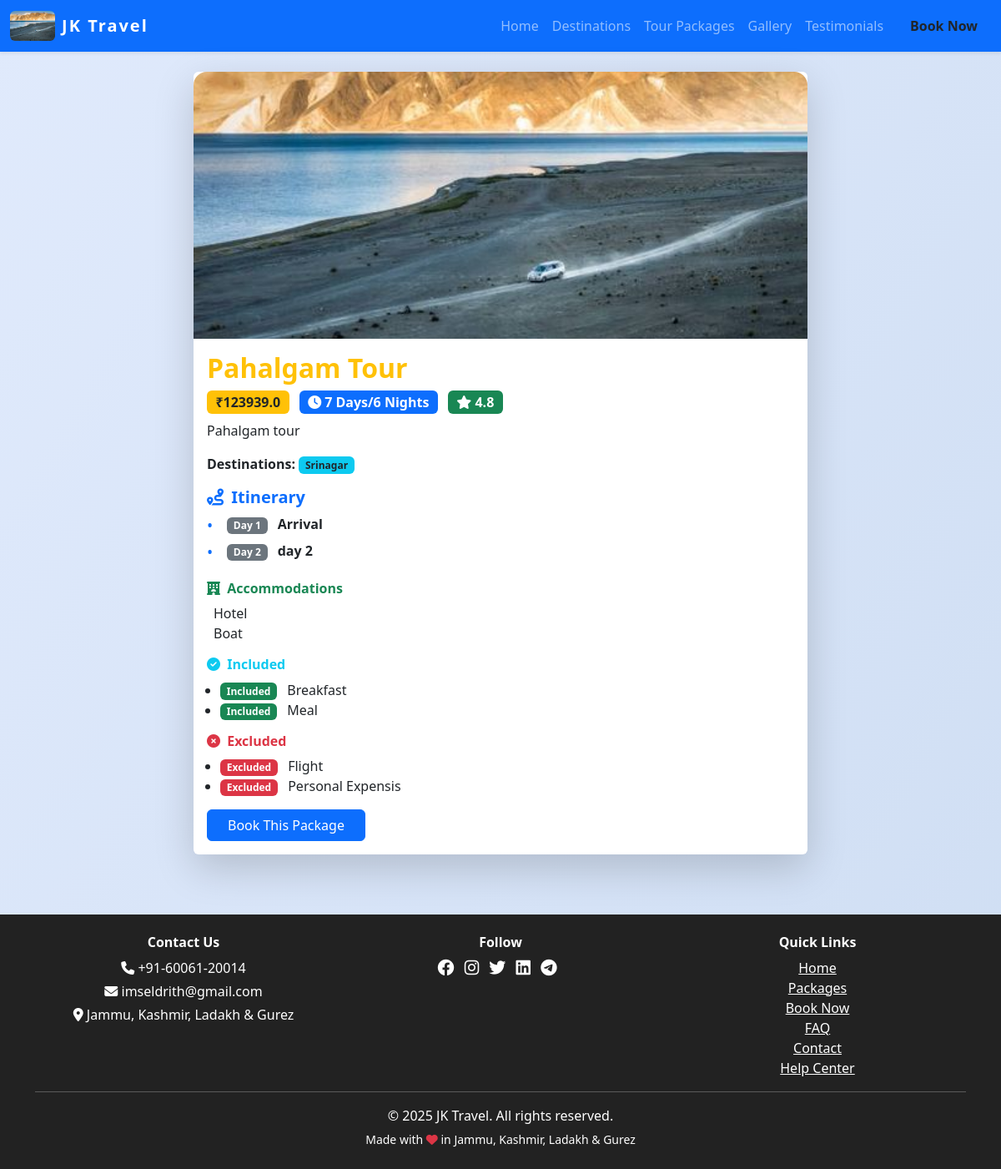
/packages/2, run on the app's committed database.
### models.py (models this page shows, shortened)
class SiteSettings(db.Model):
    id = db.Column(db.Integer, primary_key=True)
    site_name = db.Column(db.String(120), default='JKLG Travel')
    site_title = db.Column(db.String(200), default='JKLG Travel - Explore Jammu, Kashmir, Ladakh & Gurez')
    logo = db.Column(db.String(200))
    phone = db.Column(db.String(30), default='+91-12345-67890')
    email = db.Column(db.String(120), default='info@jklgtravel.com')
    address = db.Column(db.String(200), default='Jammu, Kashmir, Ladakh & Gurez')
    facebook = db.Column(db.String(120))  # Username only
    instagram = db.Column(db.String(120))  # Username only
    twitter = db.Column(db.String(120))  # Username only
    linkedin = db.Column(db.String(120))  # Username only
    youtube = db.Column(db.String(120))  # Channel/user ID only
    whatsapp = db.Column(db.String(30))  # Number only
    telegram = db.Column(db.String(120))  # Username only
    meta_description = db.Column(db.String(300))
    about = db.Column(db.Text)
    google_analytics_id = db.Column(db.String(32))
    show_facebook = db.Column(db.Boolean, default=True)
    show_instagram = db.Column(db.Boolean, default=True)
    show_twitter = db.Column(db.Boolean, default=True)
    show_linkedin = db.Column(db.Boolean, default=True)
    show_youtube = db.Column(db.Boolean, default=True)
    show_whatsapp = db.Column(db.Boolean, default=True)
    show_telegram = db.Column(db.Boolean, default=True)
    hero_title = db.Column(db.String(200), default='Discover Jammu, Kashmir, Ladakh & Gurez')
    hero_subtitle = db.Column(db.String(300), default='Unforgettable journeys, breathtaking landscapes, and curated experiences await you.')
    hero_bg_image = db.Column(db.String(200), default='hero_default.jpg')  # New field for background image
    hero_slides = db.Column(db.Text)  # JSON: [{"title":..., "subtitle":..., "image":..., "animation_title":..., "animation_subtitle":...}, ...]
    hero_slide_interval = db.Column(db.Integer, default=5)  # Interval in seconds for hero carousel

class TourPackage(db.Model):
    id = db.Column(db.Integer, primary_key=True)
    title = db.Column(db.String(120), nullable=False)
    description = db.Column(db.Text, nullable=False)
    price = db.Column(db.Float, nullable=False)
    duration = db.Column(db.String(50), nullable=False)
    image = db.Column(db.String(200))  # Add image field for upload
    places = db.relationship('Place', secondary='package_places', backref='packages')
    itinerary = db.Column(db.Text)
    accommodations = db.Column(db.Text)
    included = db.Column(db.Text)
    excluded = db.Column(db.Text)
    custom_destinations = db.Column(db.String(500))  # New field for manual destinations
    published = db.Column(db.Boolean, default=False)  # New field for published status

class Place(db.Model):
    id = db.Column(db.Integer, primary_key=True)
    name = db.Column(db.String(120), nullable=False)
    description = db.Column(db.Text, nullable=False)
    region = db.Column(db.String(50), nullable=False)  # Jammu, Kashmir, Ladakh, Gurez
    image = db.Column(db.String(200))
    featured_home = db.Column(db.Boolean, default=False)  # Show on homepage
    featured_order = db.Column(db.Integer, default=0)     # Order on homepage

class ItineraryDay(db.Model):
    id = db.Column(db.Integer, primary_key=True)
    package_id = db.Column(db.Integer, db.ForeignKey('tour_package.id'), nullable=False)
    day_number = db.Column(db.Integer, nullable=False)
    title = db.Column(db.String(120), nullable=False)
    description = db.Column(db.Text, nullable=True)
    package = db.relationship('TourPackage', backref=db.backref('itinerary_days', cascade='all, delete-orphan', order_by='ItineraryDay.day_number'))

### views.py (the view)
@main.route('/packages/<int:package_id>')
def package_detail(package_id):
    package = TourPackage.query.get_or_404(package_id)
    itinerary_days = ItineraryDay.query.filter_by(package_id=package.id).order_by(ItineraryDay.day_number).all()
    return render_template('package_detail.html', package=package, itinerary_days=itinerary_days)

### views.py (called while the page is built)
@main.context_processor
def inject_site_settings():
    settings = SiteSettings.query.first()
    return dict(site_settings=settings)

### templates/package_detail.html (shortened to what this page needs)
{% extends 'base.html' %}
{% block content %}
<div class="row justify-content-center">
  <div class="col-md-8">
    <div class="card shadow-lg border-0 mb-4">
      <img src="{{ url_for('static', filename='packages/' + package.image) if package.image else 'https://via.placeholder.com/600x400?text=Package' }}" class="card-img-top" alt="{{ package.title }}" style="height:320px; object-fit:cover; border-radius:1rem 1rem 0 0;">
      <div class="card-body">
        <h2 class="card-title text-warning fw-bold mb-2">{{ package.title }}</h2>
        <div class="mb-2">
          <span class="badge bg-warning text-dark fs-6 me-2">₹{{ package.price }}</span>
          <span class="badge bg-primary fs-6 me-2"><i class="fa fa-clock me-1"></i>{{ package.duration }}</span>
          <span class="badge bg-success fs-6"><i class="fa fa-star"></i> {{ package.rating if package.rating else '4.8' }}</span>
        </div>
        <p class="card-text mb-3">{{ package.description }}</p>
        <div class="mb-3">
          <b>Destinations:</b>
          {% for place in package.places %}
            <span class="badge bg-info text-dark">{{ place.name }}</span>
          {% endfor %}
        </div>
        {% if itinerary_days|length > 0 %}
        <div class="mb-4">
          <h5 class="fw-bold text-primary"><i class="fa fa-route me-1"></i> Itinerary</h5>
          <ul class="timeline list-unstyled">
            {% for day in itinerary_days %}
              <li class="mb-2">
                <span class="badge bg-secondary me-2">Day {{ day.day_number }}</span>
                <b>{{ day.title }}</b><br>
              </li>
            {% endfor %}
          </ul>
        </div>
        {% endif %}
        {% if package.accommodations %}
        <div class="mb-3">
          <h6 class="fw-bold text-success"><i class="fa fa-hotel me-1"></i> Accommodations</h6>
          <div class="ps-2">{{ package.accommodations|replace('\n', '<br>')|safe }}</div>
        </div>
        {% endif %}
        {% if package.included %}
        <div class="mb-3">
          <h6 class="fw-bold text-info"><i class="fa fa-check-circle me-1"></i> Included</h6>
          <ul class="ps-3">
            {% for item in package.included.split('\n') if item.strip() %}
              <li><span class="badge bg-success me-2">Included</span> {{ item }}</li>
            {% endfor %}
          </ul>
        </div>
        {% endif %}
        {% if package.excluded %}
        <div class="mb-3">
          <h6 class="fw-bold text-danger"><i class="fa fa-times-circle me-1"></i> Excluded</h6>
          <ul class="ps-3">
            {% for item in package.excluded.split('\n') if item.strip() %}
              <li><span class="badge bg-danger me-2">Excluded</span> {{ item }}</li>
            {% endfor %}
          </ul>
        </div>
        {% endif %}
        <a href="/book?package={{ package.title|urlencode }}" class="btn btn-primary px-4">Book This Package</a>
      </div>
    </div>
  </div>
</div>
{% endblock %}

### templates/base.html (shortened to what this page needs)
<!DOCTYPE html>
<html lang="en">
<head>
    <link rel="stylesheet" href="https://cdn.jsdelivr.net/npm/bootstrap@5.3.0/dist/css/bootstrap.min.css">
    <link rel="stylesheet" href="https://cdnjs.cloudflare.com/ajax/libs/font-awesome/6.4.0/css/all.min.css">
</head>
<body>
    <nav class="navbar navbar-expand-lg navbar-dark bg-primary shadow-sm">
        <div class="container-fluid">
            <a class="navbar-brand d-flex align-items-center gap-2" href="/">
                {% if site_settings and site_settings.logo %}
                    <img src="{{ url_for('static', filename='uploads/' ~ site_settings.logo) }}" alt="Logo" style="height:36px; width:auto; border-radius:6px;">
                {% else %}
                    <i class="fa fa-mountain-sun fa-lg"></i>
                {% endif %}
                {{ site_settings.site_name if site_settings and site_settings.site_name else 'JKLG Travel' }}
            </a>
            <div class="collapse navbar-collapse" id="navbarNav">
                <ul class="navbar-nav ms-auto">
                    <li class="nav-item"><a class="nav-link" href="/">Home</a></li>
                    <li class="nav-item"><a class="nav-link" href="/places">Destinations</a></li>
                    <li class="nav-item"><a class="nav-link" href="/packages">Tour Packages</a></li>
                    <li class="nav-item"><a class="nav-link" href="/gallery">Gallery</a></li>
                    <li class="nav-item"><a class="nav-link" href="/testimonials">Testimonials</a></li>
                    <li class="nav-item"><a class="nav-link btn btn-warning text-dark ms-2 px-3 fw-bold" href="/book">Book Now</a></li>
                </ul>
            </div>
        </div>
    </nav>
    <div class="container mt-4">
        {% block content %}{% endblock %}
    </div>
    <footer class="footer text-center mt-5">
        <div class="container">
            <div class="row mb-2">
                <div class="col-md-4 mb-2 mb-md-0">
                    <h6 class="fw-bold">Contact Us</h6>
                    <p class="mb-1"><i class="fa fa-phone"></i> {{ site_settings.phone if site_settings and site_settings.phone else '+91-12345-67890' }}</p>
                    <p class="mb-1"><i class="fa fa-envelope"></i> {{ site_settings.email if site_settings and site_settings.email else 'info@jklgtravel.com' }}</p>
                    <p class="mb-1"><i class="fa fa-map-marker-alt"></i> {{ site_settings.address if site_settings and site_settings.address else 'Jammu, Kashmir, Ladakh & Gurez' }}</p>
                </div>
                <div class="col-md-4 mb-2 mb-md-0">
                    <h6 class="fw-bold">Follow</h6>
                    {% if site_settings and site_settings.facebook and site_settings.show_facebook %}
                        <a href="https://facebook.com/{{ site_settings.facebook }}" class="me-2 text-white"><i class="fab fa-facebook fa-lg"></i></a>
                    {% endif %}
                    {% if site_settings and site_settings.instagram and site_settings.show_instagram %}
                        <a href="https://instagram.com/{{ site_settings.instagram }}" class="me-2 text-white"><i class="fab fa-instagram fa-lg"></i></a>
                    {% endif %}
                    {% if site_settings and site_settings.twitter and site_settings.show_twitter %}
                        <a href="https://x.com/{{ site_settings.twitter }}" class="me-2 text-white"><i class="fab fa-twitter fa-lg"></i></a>
                    {% endif %}
                    {% if site_settings and site_settings.linkedin and site_settings.show_linkedin %}
                        <a href="https://linkedin.com/in/{{ site_settings.linkedin }}" class="me-2 text-white"><i class="fab fa-linkedin fa-lg"></i></a>
                    {% endif %}
                    {% if site_settings and site_settings.telegram and site_settings.show_telegram %}
                        <a href="https://t.me/{{ site_settings.telegram }}" class="me-2 text-white"><i class="fab fa-telegram fa-lg"></i></a>
                    {% endif %}
                </div>
                <div class="col-md-4">
                    <h6 class="fw-bold">Quick Links</h6>
                    <a href="/" class="d-block text-white">Home</a>
                    <a href="/packages" class="d-block text-white">Packages</a>
                    <a href="/book" class="d-block text-white">Book Now</a>
                    <a href="/faq" class="d-block text-white">FAQ</a>
                    <a href="/contact" class="d-block text-white">Contact</a>
                    <a href="/help" class="d-block text-white">Help Center</a>
                </div>
            </div>
            <hr class="bg-light">
            <p class="mb-1">&copy; {{ 2025 }} {{ site_settings.site_name if site_settings and site_settings.site_name else 'JKLG Travel Agency' }}. All rights reserved.</p>
            <small>Made with <i class="fa fa-heart text-danger"></i> in Jammu, Kashmir, Ladakh & Gurez</small>
        </div>
    </footer>
</body>
</html>

### templates/base.html (style rules this page uses)
body { background: linear-gradient(120deg, #e0eafc, #cfdef3 100%); min-height: 100vh; }
.navbar-brand { font-weight: bold; letter-spacing: 2px; }
.card { box-shadow: 0 2px 12px rgba(0,0,0,0.07); border: none; }
.footer { background: #222; color: #fff; padding: 24px 0; margin-top: 48px; }
.footer a { color: #fff; text-decoration: underline; }

### templates/package_detail.html (style rules this page uses)
.timeline li { position: relative; padding-left: 1.5em; }
.timeline li:before { content: '\2022'; color: #0d6efd; position: absolute; left: 0; font-size: 1.2em; top: 0; }

### data on the page
SiteSettings: logo (picture), site_name "JK Travel", phone "+91-60061-20014", email "imseldrith@gmail.com", address "Jammu, Kashmir, Ladakh & Gurez"
TourPackage: image (picture), title "Pahalgam Tour", price "123939.0", duration "7 Days/6 Nights", description "Pahalgam tour", accommodations "Hotel Boat"
Place: name "Srinagar"
ItineraryDay: day_number "1", title "Arrival"
ItineraryDay: day_number "2", title "day 2"

### other printed values
{{ package.rating if package.rating else '4.8' }} "4.8"
{{ item }} "Breakfast" "Meal"
{{ item }} "Flight" "Personal Expensis"
{{ 2025 }} "2025"
